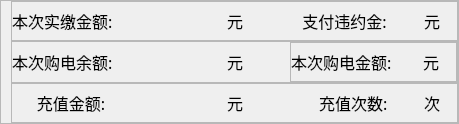
         <widget class="QFrame" name="frame_5">
          <property name="maximumSize">
           <size>
            <width>16777215</width>
            <height>16777215</height>
           </size>
          </property>
          <property name="styleSheet">
           <string notr="true"/>
          </property>
          <property name="frameShape">
           <enum>QFrame::StyledPanel</enum>
          </property>
          <property name="frameShadow">
           <enum>QFrame::Raised</enum>
          </property>
          <layout class="QVBoxLayout" name="verticalLayout_2">
           <property name="spacing">
            <number>0</number>
           </property>
           <property name="leftMargin">
            <number>10</number>
           </property>
           <property name="topMargin">
            <number>0</number>
           </property>
           <property name="rightMargin">
            <number>0</number>
           </property>
           <property name="bottomMargin">
            <number>0</number>
           </property>
           <item>
            <widget class="QFrame" name="frame_10">
             <property name="frameShape">
              <enum>QFrame::StyledPanel</enum>
             </property>
             <property name="frameShadow">
              <enum>QFrame::Raised</enum>
             </property>
             <layout class="QHBoxLayout" name="horizontalLayout_8">
              <property name="spacing">
               <number>0</number>
              </property>
              <property name="leftMargin">
               <number>0</number>
              </property>
              <property name="topMargin">
               <number>0</number>
              </property>
              <property name="rightMargin">
               <number>0</number>
              </property>
              <property name="bottomMargin">
               <number>0</number>
              </property>
              <item>
               <layout class="QHBoxLayout" name="horizontalLayout_17">
                <property name="spacing">
                 <number>0</number>
                </property>
                <item>
                 <widget class="QLabel" name="label_27">
                  <property name="sizePolicy">
                   <sizepolicy hsizetype="Fixed" vsizetype="Fixed">
                    <horstretch>0</horstretch>
                    <verstretch>0</verstretch>
                   </sizepolicy>
                  </property>
                  <property name="minimumSize">
                   <size>
                    <width>130</width>
                    <height>38</height>
                   </size>
                  </property>
                  <property name="maximumSize">
                   <size>
                    <width>100</width>
                    <height>16777215</height>
                   </size>
                  </property>
                  <property name="font">
                   <font>
                    <family>微软雅黑</family>
                    <pointsize>12</pointsize>
                    <weight>50</weight>
                    <bold>false</bold>
                   </font>
                  </property>
                  <property name="text">
                   <string>本次实缴金额:</string>
                  </property>
                 </widget>
                </item>
                <item>
                 <widget class="QLabel" name="label_bcsjje">
                  <property name="sizePolicy">
                   <sizepolicy hsizetype="Preferred" vsizetype="Preferred">
                    <horstretch>0</horstretch>
                    <verstretch>0</verstretch>
                   </sizepolicy>
                  </property>
                  <property name="minimumSize">
                   <size>
                    <width>85</width>
                    <height>0</height>
                   </size>
                  </property>
                  <property name="maximumSize">
                   <size>
                    <width>85</width>
                    <height>16777215</height>
                   </size>
                  </property>
                  <property name="font">
                   <font>
                    <family>Arial</family>
                    <pointsize>12</pointsize>
                   </font>
                  </property>
                  <property name="styleSheet">
                   <string notr="true">color: rgb(255, 0, 0);</string>
                  </property>
                  <property name="text">
                   <string/>
                  </property>
                  <property name="alignment">
                   <set>Qt::AlignCenter</set>
                  </property>
                 </widget>
                </item>
                <item>
                 <widget class="QLabel" name="label_4">
                  <property name="sizePolicy">
                   <sizepolicy hsizetype="Fixed" vsizetype="Preferred">
                    <horstretch>0</horstretch>
                    <verstretch>0</verstretch>
                   </sizepolicy>
                  </property>
                  <property name="font">
                   <font>
                    <family>微软雅黑</family>
                    <pointsize>12</pointsize>
                   </font>
                  </property>
                  <property name="text">
                   <string>元    </string>
                  </property>
                  <property name="alignment">
                   <set>Qt::AlignLeading|Qt::AlignLeft|Qt::AlignVCenter</set>
                  </property>
                 </widget>
                </item>
                <item>
                 <spacer name="horizontalSpacer">
                  <property name="orientation">
                   <enum>Qt::Horizontal</enum>
                  </property>
                  <property name="sizeType">
                   <enum>QSizePolicy::Fixed</enum>
                  </property>
                  <property name="sizeHint" stdset="0">
                   <size>
                    <width>30</width>
                    <height>20</height>
                   </size>
                  </property>
                 </spacer>
                </item>
                <item>
                 <widget class="QLabel" name="label_28">
                  <property name="sizePolicy">
                   <sizepolicy hsizetype="Fixed" vsizetype="Fixed">
                    <horstretch>0</horstretch>
                    <verstretch>0</verstretch>
                   </sizepolicy>
                  </property>
                  <property name="minimumSize">
                   <size>
                    <width>125</width>
                    <height>38</height>
                   </size>
                  </property>
                  <property name="maximumSize">
                   <size>
                    <width>125</width>
                    <height>38</height>
                   </size>
                  </property>
                  <property name="font">
                   <font>
                    <family>微软雅黑</family>
                    <pointsize>12</pointsize>
                    <weight>50</weight>
                    <bold>false</bold>
                   </font>
                  </property>
                  <property name="text">
                   <string>   支付违约金:</string>
                  </property>
                 </widget>
                </item>
                <item>
                 <widget class="QLabel" name="label_wyj">
                  <property name="font">
                   <font>
                    <family>Arial</family>
                    <pointsize>12</pointsize>
                   </font>
                  </property>
                  <property name="styleSheet">
                   <string notr="true">color: rgb(255, 0, 0);</string>
                  </property>
                  <property name="text">
                   <string/>
                  </property>
                  <property name="alignment">
                   <set>Qt::AlignCenter</set>
                  </property>
                 </widget>
                </item>
                <item>
                 <widget class="QLabel" name="label_5">
                  <property name="sizePolicy">
                   <sizepolicy hsizetype="Fixed" vsizetype="Preferred">
                    <horstretch>0</horstretch>
                    <verstretch>0</verstretch>
                   </sizepolicy>
                  </property>
                  <property name="font">
                   <font>
                    <family>微软雅黑</family>
                    <pointsize>12</pointsize>
                   </font>
                  </property>
                  <property name="text">
                   <string>元    </string>
                  </property>
                  <property name="alignment">
                   <set>Qt::AlignLeading|Qt::AlignLeft|Qt::AlignVCenter</set>
                  </property>
                 </widget>
                </item>
               </layout>
              </item>
             </layout>
            </widget>
           </item>
           <item>
            <widget class="QFrame" name="frame_3">
             <property name="frameShape">
              <enum>QFrame::StyledPanel</enum>
             </property>
             <property name="frameShadow">
              <enum>QFrame::Raised</enum>
             </property>
             <layout class="QHBoxLayout" name="horizontalLayout_5">
              <property name="spacing">
               <number>0</number>
              </property>
              <property name="leftMargin">
               <number>0</number>
              </property>
              <property name="topMargin">
               <number>0</number>
              </property>
              <property name="rightMargin">
               <number>0</number>
              </property>
              <property name="bottomMargin">
               <number>0</number>
              </property>
              <item>
               <layout class="QHBoxLayout" name="horizontalLayout_19">
                <property name="spacing">
                 <number>0</number>
                </property>
                <item>
                 <widget class="QLabel" name="label_29">
                  <property name="sizePolicy">
                   <sizepolicy hsizetype="Fixed" vsizetype="Fixed">
                    <horstretch>0</horstretch>
                    <verstretch>0</verstretch>
                   </sizepolicy>
                  </property>
                  <property name="minimumSize">
                   <size>
                    <width>130</width>
                    <height>38</height>
                   </size>
                  </property>
                  <property name="maximumSize">
                   <size>
                    <width>100</width>
                    <height>16777215</height>
                   </size>
                  </property>
                  <property name="font">
                   <font>
                    <family>微软雅黑</family>
                    <pointsize>12</pointsize>
                    <weight>50</weight>
                    <bold>false</bold>
                   </font>
                  </property>
                  <property name="text">
                   <string>本次购电余额:</string>
                  </property>
                 </widget>
                </item>
                <item>
                 <widget class="QLabel" name="label_bcgdye">
                  <property name="sizePolicy">
                   <sizepolicy hsizetype="Preferred" vsizetype="Preferred">
                    <horstretch>0</horstretch>
                    <verstretch>0</verstretch>
                   </sizepolicy>
                  </property>
                  <property name="minimumSize">
                   <size>
                    <width>80</width>
                    <height>0</height>
                   </size>
                  </property>
                  <property name="maximumSize">
                   <size>
                    <width>85</width>
                    <height>16777215</height>
                   </size>
                  </property>
                  <property name="font">
                   <font>
                    <family>Arial</family>
                    <pointsize>12</pointsize>
                   </font>
                  </property>
                  <property name="styleSheet">
                   <string notr="true">color: rgb(255, 0, 0);</string>
                  </property>
                  <property name="text">
                   <string/>
                  </property>
                  <property name="alignment">
                   <set>Qt::AlignCenter</set>
                  </property>
                 </widget>
                </item>
                <item>
                 <widget class="QLabel" name="label_6">
                  <property name="sizePolicy">
                   <sizepolicy hsizetype="Fixed" vsizetype="Preferred">
                    <horstretch>0</horstretch>
                    <verstretch>0</verstretch>
                   </sizepolicy>
                  </property>
                  <property name="font">
                   <font>
                    <family>微软雅黑</family>
                    <pointsize>12</pointsize>
                   </font>
                  </property>
                  <property name="text">
                   <string>元    </string>
                  </property>
                  <property name="alignment">
                   <set>Qt::AlignLeading|Qt::AlignLeft|Qt::AlignVCenter</set>
                  </property>
                 </widget>
                </item>
                <item>
                 <spacer name="horizontalSpacer_3">
                  <property name="orientation">
                   <enum>Qt::Horizontal</enum>
                  </property>
                  <property name="sizeType">
                   <enum>QSizePolicy::Fixed</enum>
                  </property>
                  <property name="sizeHint" stdset="0">
                   <size>
                    <width>30</width>
                    <height>20</height>
                   </size>
                  </property>
                 </spacer>
                </item>
                <item>
                 <widget class="QFrame" name="frame_11">
                  <property name="frameShape">
                   <enum>QFrame::StyledPanel</enum>
                  </property>
                  <property name="frameShadow">
                   <enum>QFrame::Raised</enum>
                  </property>
                  <layout class="QHBoxLayout" name="horizontalLayout_11">
                   <property name="spacing">
                    <number>0</number>
                   </property>
                   <property name="leftMargin">
                    <number>0</number>
                   </property>
                   <property name="topMargin">
                    <number>0</number>
                   </property>
                   <property name="rightMargin">
                    <number>0</number>
                   </property>
                   <property name="bottomMargin">
                    <number>0</number>
                   </property>
                   <item>
                    <layout class="QHBoxLayout" name="horizontalLayout_9">
                     <item>
                      <widget class="QLabel" name="label_30">
                       <property name="sizePolicy">
                        <sizepolicy hsizetype="Preferred" vsizetype="Fixed">
                         <horstretch>0</horstretch>
                         <verstretch>0</verstretch>
                        </sizepolicy>
                       </property>
                       <property name="minimumSize">
                        <size>
                         <width>0</width>
                         <height>38</height>
                        </size>
                       </property>
                       <property name="font">
                        <font>
                         <family>微软雅黑</family>
                         <pointsize>12</pointsize>
                         <weight>50</weight>
                         <bold>false</bold>
                        </font>
                       </property>
                       <property name="text">
                        <string>本次购电金额:</string>
                       </property>
                      </widget>
                     </item>
                     <item>
                      <widget class="QLabel" name="label_bcgdje">
                       <property name="font">
                        <font>
                         <family>Arial</family>
                         <pointsize>12</pointsize>
                        </font>
                       </property>
                       <property name="styleSheet">
                        <string notr="true">color: rgb(255, 0, 0);</string>
                       </property>
                       <property name="text">
                        <string/>
                       </property>
                       <property name="alignment">
                        <set>Qt::AlignCenter</set>
                       </property>
                      </widget>
                     </item>
                     <item>
                      <widget class="QLabel" name="label_10">
                       <property name="sizePolicy">
                        <sizepolicy hsizetype="Fixed" vsizetype="Preferred">
                         <horstretch>0</horstretch>
                         <verstretch>0</verstretch>
                        </sizepolicy>
                       </property>
                       <property name="font">
                        <font>
                         <family>微软雅黑</family>
                         <pointsize>12</pointsize>
                        </font>
                       </property>
                       <property name="text">
                        <string>元    </string>
                       </property>
                       <property name="alignment">
                        <set>Qt::AlignLeading|Qt::AlignLeft|Qt::AlignVCenter</set>
                       </property>
                      </widget>
                     </item>
                    </layout>
                   </item>
                  </layout>
                 </widget>
                </item>
               </layout>
              </item>
             </layout>
             <zorder></zorder>
            </widget>
           </item>
           <item>
            <widget class="QFrame" name="frame_6">
             <property name="frameShape">
              <enum>QFrame::StyledPanel</enum>
             </property>
             <property name="frameShadow">
              <enum>QFrame::Raised</enum>
             </property>
             <layout class="QHBoxLayout" name="horizontalLayout_6">
              <property name="spacing">
               <number>0</number>
              </property>
              <property name="leftMargin">
               <number>0</number>
              </property>
              <property name="topMargin">
               <number>0</number>
              </property>
              <property name="rightMargin">
               <number>0</number>
              </property>
              <property name="bottomMargin">
               <number>0</number>
              </property>
              <item>
               <layout class="QHBoxLayout" name="horizontalLayout_18">
                <property name="spacing">
                 <number>0</number>
                </property>
                <item>
                 <widget class="QLabel" name="label_31">
                  <property name="sizePolicy">
                   <sizepolicy hsizetype="Fixed" vsizetype="Fixed">
                    <horstretch>0</horstretch>
                    <verstretch>0</verstretch>
                   </sizepolicy>
                  </property>
                  <property name="minimumSize">
                   <size>
                    <width>130</width>
                    <height>38</height>
                   </size>
                  </property>
                  <property name="maximumSize">
                   <size>
                    <width>100</width>
                    <height>16777215</height>
                   </size>
                  </property>
                  <property name="font">
                   <font>
                    <family>微软雅黑</family>
                    <pointsize>12</pointsize>
                    <weight>50</weight>
                    <bold>false</bold>
                   </font>
                  </property>
                  <property name="text">
                   <string>      充值金额:</string>
                  </property>
                 </widget>
                </item>
                <item>
                 <widget class="QLabel" name="label_czje">
                  <property name="sizePolicy">
                   <sizepolicy hsizetype="Preferred" vsizetype="Preferred">
                    <horstretch>0</horstretch>
                    <verstretch>0</verstretch>
                   </sizepolicy>
                  </property>
                  <property name="minimumSize">
                   <size>
                    <width>85</width>
                    <height>0</height>
                   </size>
                  </property>
                  <property name="maximumSize">
                   <size>
                    <width>85</width>
                    <height>16777215</height>
                   </size>
                  </property>
                  <property name="font">
                   <font>
                    <family>Arial</family>
                    <pointsize>12</pointsize>
                   </font>
                  </property>
                  <property name="styleSheet">
                   <string notr="true">color: rgb(255, 0, 0);</string>
                  </property>
                  <property name="text">
                   <string/>
                  </property>
                  <property name="alignment">
                   <set>Qt::AlignCenter</set>
                  </property>
                 </widget>
                </item>
                <item>
                 <widget class="QLabel" name="label_11">
                  <property name="sizePolicy">
                   <sizepolicy hsizetype="Fixed" vsizetype="Preferred">
                    <horstretch>0</horstretch>
                    <verstretch>0</verstretch>
                   </sizepolicy>
                  </property>
                  <property name="font">
                   <font>
                    <family>微软雅黑</family>
                    <pointsize>12</pointsize>
                   </font>
                  </property>
                  <property name="text">
                   <string>元    </string>
                  </property>
                  <property name="alignment">
                   <set>Qt::AlignLeading|Qt::AlignLeft|Qt::AlignVCenter</set>
                  </property>
                 </widget>
                </item>
                <item>
                 <spacer name="horizontalSpacer_8">
                  <property name="orientation">
                   <enum>Qt::Horizontal</enum>
                  </property>
                  <property name="sizeType">
                   <enum>QSizePolicy::Fixed</enum>
                  </property>
                  <property name="sizeHint" stdset="0">
                   <size>
                    <width>30</width>
                    <height>20</height>
                   </size>
                  </property>
                 </spacer>
                </item>
                <item>
                 <widget class="QLabel" name="label_32">
                  <property name="sizePolicy">
                   <sizepolicy hsizetype="Fixed" vsizetype="Fixed">
                    <horstretch>0</horstretch>
                    <verstretch>0</verstretch>
                   </sizepolicy>
                  </property>
                  <property name="minimumSize">
                   <size>
                    <width>125</width>
                    <height>38</height>
                   </size>
                  </property>
                  <property name="maximumSize">
                   <size>
                    <width>125</width>
                    <height>38</height>
                   </size>
                  </property>
                  <property name="font">
                   <font>
                    <family>微软雅黑</family>
                    <pointsize>12</pointsize>
                    <weight>50</weight>
                    <bold>false</bold>
                   </font>
                  </property>
                  <property name="text">
                   <string>       充值次数:</string>
                  </property>
                 </widget>
                </item>
                <item>
                 <widget class="QLabel" name="label_czcs">
                  <property name="font">
                   <font>
                    <family>Arial</family>
                    <pointsize>12</pointsize>
                   </font>
                  </property>
                  <property name="styleSheet">
                   <string notr="true">color: rgb(255, 0, 0);</string>
                  </property>
                  <property name="text">
                   <string/>
                  </property>
                  <property name="alignment">
                   <set>Qt::AlignCenter</set>
                  </property>
                 </widget>
                </item>
                <item>
                 <widget class="QLabel" name="label_12">
                  <property name="sizePolicy">
                   <sizepolicy hsizetype="Fixed" vsizetype="Preferred">
                    <horstretch>0</horstretch>
                    <verstretch>0</verstretch>
                   </sizepolicy>
                  </property>
                  <property name="font">
                   <font>
                    <family>微软雅黑</family>
                    <pointsize>12</pointsize>
                   </font>
                  </property>
                  <property name="text">
                   <string>次    </string>
                  </property>
                  <property name="alignment">
                   <set>Qt::AlignLeading|Qt::AlignLeft|Qt::AlignVCenter</set>
                  </property>
                 </widget>
                </item>
               </layout>
              </item>
             </layout>
            </widget>
           </item>
          </layout>
         </widget>
